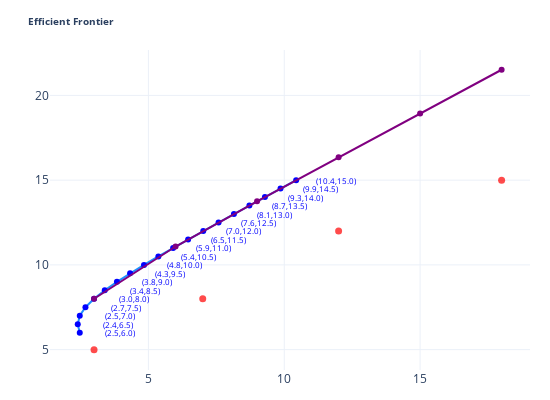

Notebook code for this chart:
### Code cell
def scat(traces,annots=[]):
  layout = go.Layout(width=550,height=400,margin=dict(l=50,r=20,b=30,t=50),template='plotly_white',
                    annotations=annots,
                    showlegend=False,
                    title={'text':'<b>Efficient Frontier </b> ','xanchor':'left','font':{'size':10}},
                  )
  fig = go.Figure(data=traces, layout=layout)
  po.init_notebook_mode(connected=True)
  config = {'showLink':False}
  po.iplot(fig,config=config)

     

traces=[]
temp = eff.iloc[2:]
traces.append(go.Scatter(x=temp,y=temp.index,mode='lines+markers',line={'color':'dodgerblue'},marker={'size':6,'color':'blue'}))
traces.append(go.Scatter(x=eff_v.index,y=eff_v,mode='lines+markers',line={'color':'purple'},marker={'size':6,'color':'purple'}))
traces.append(go.Scatter(x=expvol,y=expret,mode='markers',marker={'size':7,'color':'red'},opacity=0.7))
annots = [{'x':temp.loc[i]+1.5,'y':i,'text':'('+str(temp.round(1).loc[i])+','+str(i)+')','showarrow':False,'font':{'size':8,'color':'blue'}} for i in temp.index]

scat(traces,annots)

### Figure 1 — Plotly figure (JSON) as saved in the notebook; plotly's stock layout.template omitted (floating-point values rounded to 4 significant figures)
{"data": [{"line": {"color": "dodgerblue"}, "marker": {"color": "blue", "size": 6}, "mode": "lines+markers", "type": "scatter", "x": [2.474, 2.4, 2.474, 2.683, 3.0, 3.394, 3.842, 4.327, 4.837, 5.367, 5.909, 6.461, 7.019, 7.582, 8.148, 8.717, 9.289, 9.863, 10.44], "y": [6, 6.5, 7, 7.5, 8, 8.5, 9, 9.5, 10, 10.5, 11, 11.5, 12, 12.5, 13, 13.5, 14, 14.5, 15]}, {"line": {"color": "purple"}, "marker": {"color": "purple", "size": 6}, "mode": "lines+markers", "type": "scatter", "x": [3, 6, 9, 12, 15, 18], "y": [8.0, 11.08, 13.75, 16.35, 18.94, 21.51]}, {"marker": {"color": "red", "size": 7}, "mode": "markers", "opacity": 0.7, "type": "scatter", "x": [3, 7, 12, 18], "y": [5, 8, 12, 15]}], "layout": {"annotations": [{"font": {"color": "blue", "size": 8}, "showarrow": false, "text": "(2.5,6.0)", "x": 3.974, "y": 6}, {"font": {"color": "blue", "size": 8}, "showarrow": false, "text": "(2.4,6.5)", "x": 3.9, "y": 6.5}, {"font": {"color": "blue", "size": 8}, "showarrow": false, "text": "(2.5,7.0)", "x": 3.974, "y": 7}, {"font": {"color": "blue", "size": 8}, "showarrow": false, "text": "(2.7,7.5)", "x": 4.183, "y": 7.5}, {"font": {"color": "blue", "size": 8}, "showarrow": false, "text": "(3.0,8.0)", "x": 4.5, "y": 8}, {"font": {"color": "blue", "size": 8}, "showarrow": false, "text": "(3.4,8.5)", "x": 4.894, "y": 8.5}, {"font": {"color": "blue", "size": 8}, "showarrow": false, "text": "(3.8,9.0)", "x": 5.342, "y": 9}, {"font": {"color": "blue", "size": 8}, "showarrow": false, "text": "(4.3,9.5)", "x": 5.827, "y": 9.5}, {"font": {"color": "blue", "size": 8}, "showarrow": false, "text": "(4.8,10.0)", "x": 6.337, "y": 10}, {"font": {"color": "blue", "size": 8}, "showarrow": false, "text": "(5.4,10.5)", "x": 6.867, "y": 10.5}, {"font": {"color": "blue", "size": 8}, "showarrow": false, "text": "(5.9,11.0)", "x": 7.409, "y": 11}, {"font": {"color": "blue", "size": 8}, "showarrow": false, "text": "(6.5,11.5)", "x": 7.961, "y": 11.5}, {"font": {"color": "blue", "size": 8}, "showarrow": false, "text": "(7.0,12.0)", "x": 8.519, "y": 12}, {"font": {"color": "blue", "size": 8}, "showarrow": false, "text": "(7.6,12.5)", "x": 9.082, "y": 12.5}, {"font": {"color": "blue", "size": 8}, "showarrow": false, "text": "(8.1,13.0)", "x": 9.648, "y": 13}, {"font": {"color": "blue", "size": 8}, "showarrow": false, "text": "(8.7,13.5)", "x": 10.22, "y": 13.5}, {"font": {"color": "blue", "size": 8}, "showarrow": false, "text": "(9.3,14.0)", "x": 10.79, "y": 14}, {"font": {"color": "blue", "size": 8}, "showarrow": false, "text": "(9.9,14.5)", "x": 11.36, "y": 14.5}, {"font": {"color": "blue", "size": 8}, "showarrow": false, "text": "(10.4,15.0)", "x": 11.94, "y": 15}], "height": 400, "margin": {"b": 30, "l": 50, "r": 20, "t": 50}, "showlegend": false, "title": {"font": {"size": 10}, "text": "<b>Efficient Frontier </b> ", "xanchor": "left"}, "width": 550}}
